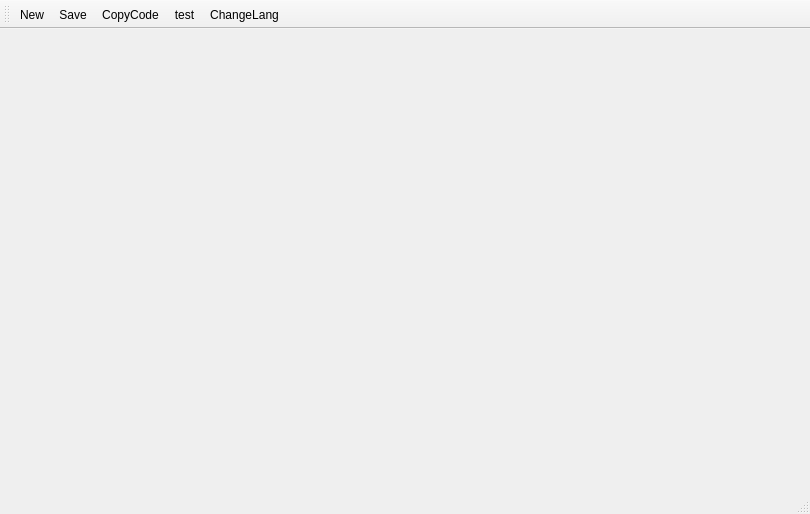
<?xml version="1.0" encoding="UTF-8"?>
<ui version="4.0">
 <class>MainWindow</class>
 <widget class="QMainWindow" name="MainWindow">
  <property name="geometry">
   <rect>
    <x>0</x>
    <y>0</y>
    <width>810</width>
    <height>514</height>
   </rect>
  </property>
  <property name="windowTitle">
   <string>MainWindow</string>
  </property>
  <widget class="QWidget" name="centralWidget"/>
  <widget class="QMenuBar" name="menuBar">
   <property name="geometry">
    <rect>
     <x>0</x>
     <y>0</y>
     <width>810</width>
     <height>19</height>
    </rect>
   </property>
  </widget>
  <widget class="QToolBar" name="mainToolBar">
   <attribute name="toolBarArea">
    <enum>TopToolBarArea</enum>
   </attribute>
   <attribute name="toolBarBreak">
    <bool>false</bool>
   </attribute>
   <addaction name="actionNew"/>
   <addaction name="actionSave"/>
   <addaction name="actionCopyCode"/>
   <addaction name="actionTest"/>
   <addaction name="actionChangeLang"/>
  </widget>
  <widget class="QStatusBar" name="statusBar"/>
  <action name="actionNew">
   <property name="text">
    <string>New</string>
   </property>
   <property name="toolTip">
    <string>Clear and start again</string>
   </property>
  </action>
  <action name="actionSave">
   <property name="text">
    <string>Save</string>
   </property>
   <property name="toolTip">
    <string>Save your code</string>
   </property>
  </action>
  <action name="actionCopyCode">
   <property name="text">
    <string>CopyCode</string>
   </property>
  </action>
  <action name="actionTest">
   <property name="text">
    <string>test</string>
   </property>
  </action>
  <action name="actionChangeLang">
   <property name="text">
    <string>ChangeLang</string>
   </property>
   <property name="toolTip">
    <string>ProgrammingLang</string>
   </property>
  </action>
 </widget>
 <layoutdefault spacing="6" margin="11"/>
 <resources/>
 <connections/>
</ui>
